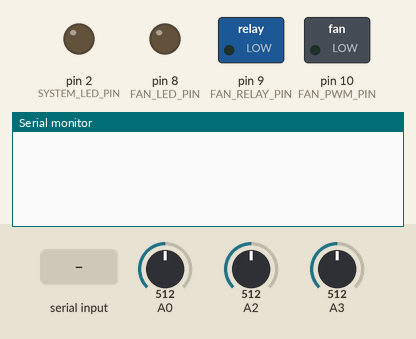
This sketch was run on a simulated Arduino Uno, built with avr-gcc and run on an emulated ATmega328P. Parts: switched loads named in the sketch (green lamp = pin HIGH), output pins drawn as LEDs (lit = HIGH), the last lines printed to the serial monitor. Inputs (shaded band) come from the test bench; at power-on: A0 = 512, A2 = 512, A3 = 512.

Above: at 1.2 s.
1.3 s: "90,45;" received over Serial
At 2.6 s:
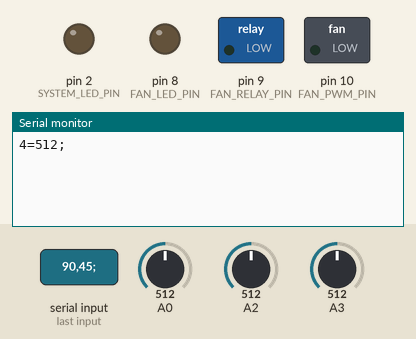
2.9 s: "30,150;" received over Serial
At 4.0 s:
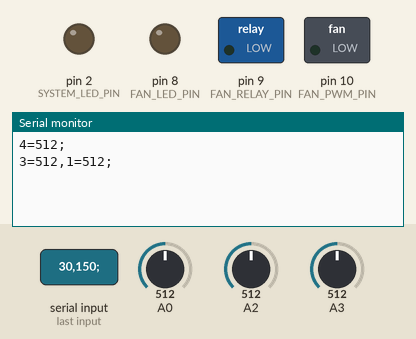
4.6 s: "5;" received over Serial
At 6.0 s:
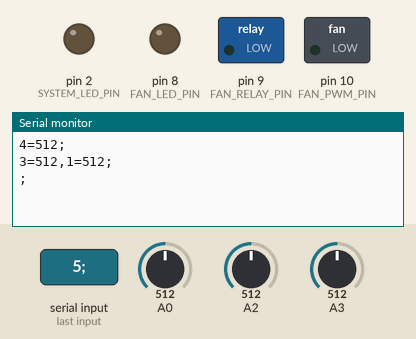

The sketch:

TempComm.ino
```cpp
// debug mode should only be used with the Arduino Serial Monitor.  It will cause problems with the java program
int debug = 0;

#define BAUD_RATE 9600 // Baudrate for serial monitor and ESP

// Temperature Probes
#define TEMPERATURENOMINAL 25
#define NUMSAMPLES 10 // Number of samples to smooth input

#define PROBE_1_CMD '1'
#define PROBE_2_CMD '2'
#define PROBE_3_CMD '3'
#define PROBE_4_CMD '4'

#define FAN_CMD '5'
#define SYSTEM_LED_CMD '6'

#define PROBE_1_PIN 0
#define PROBE_2_PIN 1
#define PROBE_3_PIN 2
#define PROBE_4_PIN 3

#define SYSTEM_LED_PIN 2
#define FAN_LED_PIN 8
#define FAN_RELAY_PIN 9
#define FAN_PWM_PIN 10

void setup(void) {
	// put your setup code here, to run once:
	Serial.begin(BAUD_RATE);

	pinMode(FAN_LED_PIN, OUTPUT);
	pinMode(SYSTEM_LED_PIN, OUTPUT);
	pinMode(FAN_PWM_PIN, OUTPUT);
	pinMode(FAN_RELAY_PIN, OUTPUT);

	analogReference (EXTERNAL);
}

void loop(void) {
	if (Serial.available() > 0) {
		String cmds = Serial.readStringUntil(';');
		String response = processCommands(cmds);
		Serial.println(response);
		Serial.flush();
	}
}

String processCommands(String cmds) {
	String response = "";
	String cmdResponse;
	int lastIndex = 0;
	String cmd;

	while (lastIndex >= 0) {
		lastIndex = cmds.indexOf(',');
		if (lastIndex == -1) {
			cmd = cmds;
		} else {
			cmd = cmds.substring(0, lastIndex);
			cmds = cmds.substring(lastIndex + 1);
		}
		cmdResponse = runCommand(cmd);
		if (cmdResponse.length() > 0) {
			response += cmdResponse;
			if (lastIndex != -1) {
				response += ",";
			}
		} else if (lastIndex == -1) {
			// last command failed.  need to remove the trailing ","
			response = response.substring(0, response.length() - 1);
		}
	}
	response += ";";
	return response;
}

String runCommand(String cmd) {
	String response = "";
	if (debug == 1) {
		Serial.println("Processing Command: " + cmd);
	}
	switch (cmd.charAt(0)) {
	case PROBE_1_CMD:
		response += "1=";
		response += sampleTempData(PROBE_1_PIN, NUMSAMPLES);
		break;
	case PROBE_2_CMD:
		response += "2=";
		response += sampleTempData(PROBE_2_PIN, NUMSAMPLES);
		break;
	case PROBE_3_CMD:
		response += "3=";
		response += sampleTempData(PROBE_3_PIN, NUMSAMPLES);
		break;
	case PROBE_4_CMD:
		response += "4=";
		response += sampleTempData(PROBE_4_PIN, NUMSAMPLES);
		break;
	case FAN_CMD:
		response += fanManager(cmd);
		break;
	case SYSTEM_LED_CMD:
		response += lightManager(cmd);
		break;
	default:
		if (debug == 1) {
			Serial.println("Unknown Command: " + cmd);
		}
		break;
	}
	return response;
}

String fanManager(String cmd) {
	String response = "";
	if (cmd.length() > 2) { // should be 5=num
		int inputValue = cmd.substring(2).toInt();
		if (inputValue > 0) {
			if (inputValue > 255) {
				inputValue = 255;
			}
			digitalWrite(FAN_LED_PIN, HIGH);
			digitalWrite(FAN_RELAY_PIN, HIGH);
			analogWrite(FAN_PWM_PIN, inputValue);
		} else {
			if (inputValue < 0) {
				inputValue = 0;
			}
			digitalWrite(FAN_LED_PIN, LOW);
			digitalWrite(FAN_RELAY_PIN, LOW);
			analogWrite(FAN_PWM_PIN, 0);
		}
		response += "5=";
		response += inputValue;
	}
	return response;
}

String lightManager(String cmd) {
	String response = "";
	if (cmd.length() > 2) { // should be 5=num
		int inputValue = cmd.substring(2).toInt();
		if (inputValue > 0) {
			digitalWrite(SYSTEM_LED_PIN, HIGH);
		} else {
			digitalWrite(SYSTEM_LED_PIN, LOW);
		}
		response += "6=";
		response += inputValue;
	}
	return response;
}

/**
 * Samples the analog input numSamples number of times to smooth out the final value
 */
int sampleTempData(int pin, int numSamples) {
	uint8_t i;
	int sum = 0;
	int average = 0;
	int samples[numSamples];

	// take N samples in a row, with a slight delay
	for (i = 0; i < numSamples; i++) {
		samples[i] = analogRead(pin);
		sum += samples[i];
		if (debug == 1) {
			Serial.print("analog Read ");
			Serial.print(i);
			Serial.print(": ");
			Serial.println(samples[i]);
		}
		delay(10);
	}

	// average all the samples out
	average = sum/numSamples;

	// joys of integer math.  If our remainder is more than half the average, add one (poor mans rounding)
	if ( (sum % numSamples) >= numSamples / 2 ) {
		average += 1;
	}

	if (debug == 1) {
		Serial.print("Average analog reading pin ");
		Serial.print(pin);
		Serial.print(" ");
		Serial.println(average);
	}

	return average;
}
```

Measured:
- after the input at 1.3 s, the serial monitor: prints a new line after 0.11 s (image 1)
- after the input at 2.9 s, the serial monitor: prints a new line after 0.21 s (image 2)
- after the input at 4.6 s, the serial monitor: prints a new line at once (image 3)
